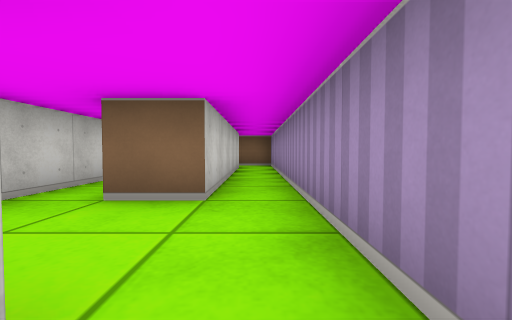
[1] (above)

16 first-person views from a walk through a cub3D maze. The camera is about half as high as the walls, tilts 2° down and sees 90° across. The floor is counted in squares. Each view is taken from the middle of a square. On the plan, view 1 faces up. The plan holds only what a view shows up to about 9 squares ahead; the rest is blank.

[2]
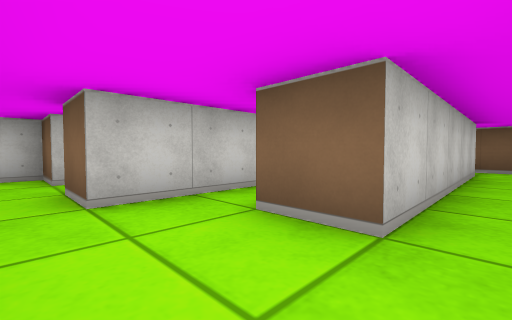

[3]
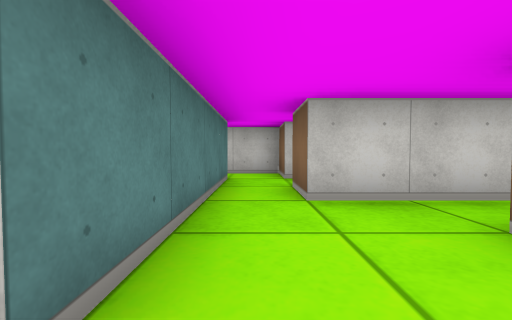

[4]
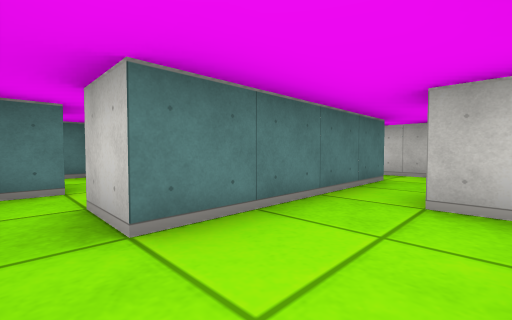

[5]
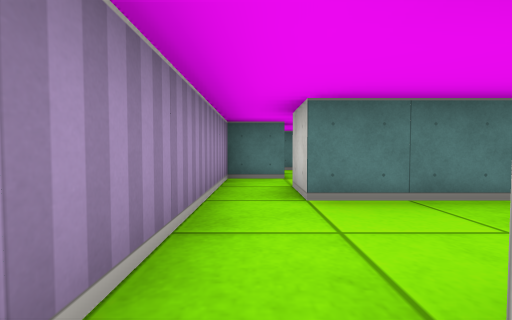

[6]
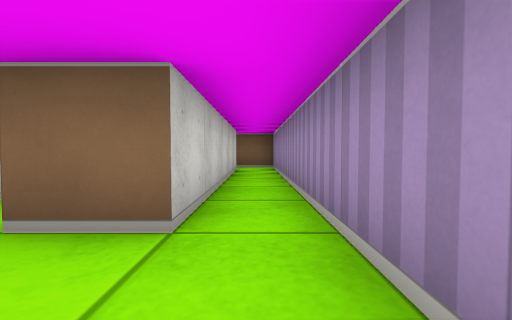

[7]
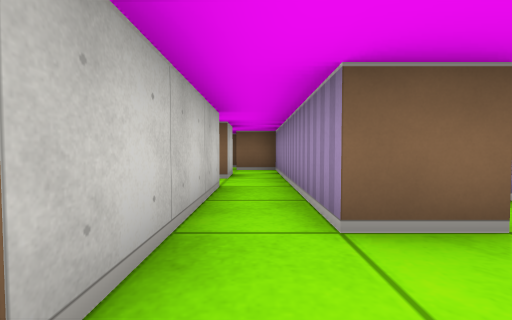

[8]
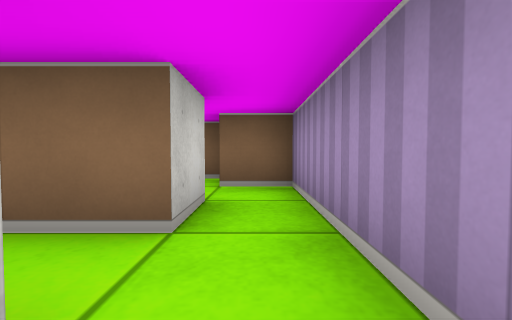

[9]
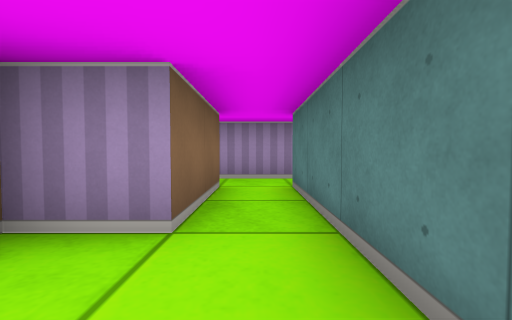

[10]
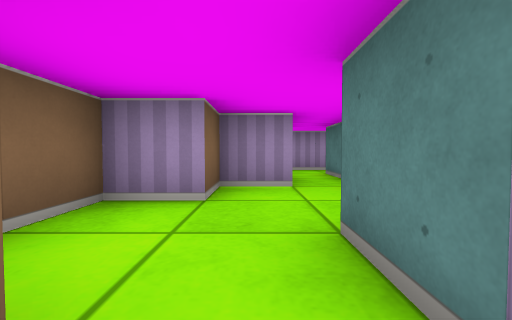

[11]
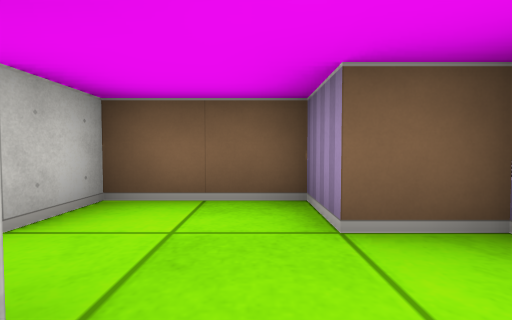

[12]
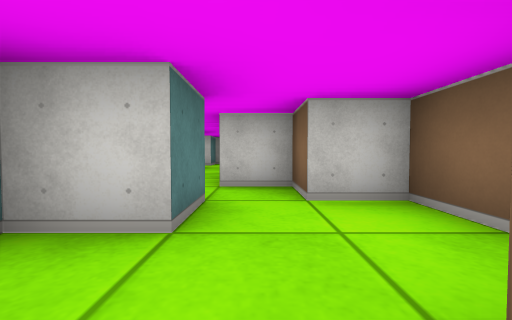

[13]
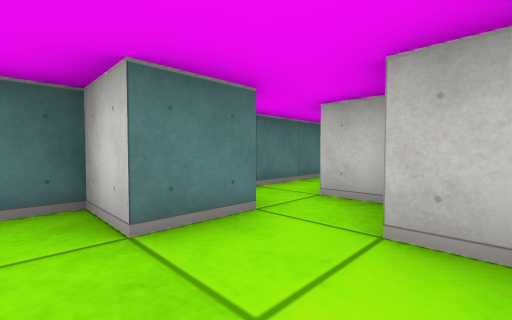

[14]
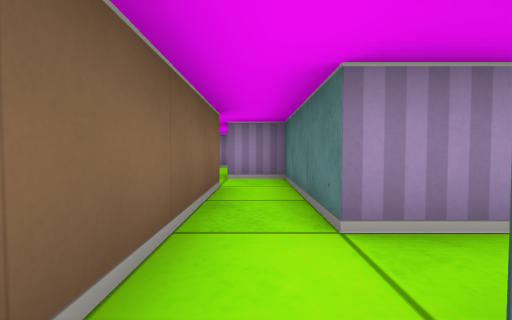

[15]
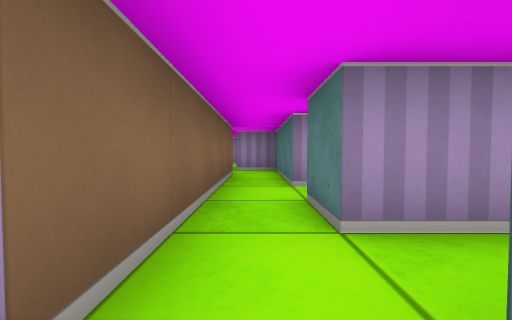

[16]
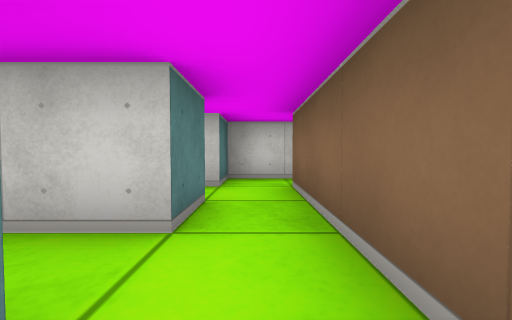

### Floor plan
Points are (right, up) in squares from view 1. A wall is a line through its corners. A room is listed if a view was taken in it or the views show most of it. See-through windows are left out.
Room 1 (views 1, 2, 3, 4, 5, 6)
walls: (-0.5, 7.4) (-0.5, 2.5) (-1.5, 2.5); (-1.5, 0.5) (-0.5, 0.5) (-0.5, -0.5); (0.5, -0.5) (0.5, 8.5) (-0.6, 8.5)
ways out: opening at (-1, 1.5) to room 2; opening at (0, 0)
Room 2 (views 7, 8)
walls: (-1.5, 2.5) (-1.5, 4.5); (-3.4, 0.5) (-1.5, 0.5); (-2.5, 4.5) (-2.5, 1.5) (-3.5, 1.5)
ways out: opening at (-1, 1.5) to room 1; opening at (-2, 3.5) to room 6; opening at (-3, 1) to room 7
Room 3 (views 9, 10, 11, 12, 13)
walls: (-7.5, 5.5) (-6.5, 5.5) (-6.5, 4.5) (-4.5, 4.5); (-4.5, 5.5) (-4.5, 6.5) (-5.5, 6.5) (-5.5, 7.5) (-7.5, 7.5) (-7.5, 6.5) (-8.5, 6.5) (-8.5, 5.5)
ways out: opening at (-8, 6) to room 4; opening at (-4, 5) to room 6
Room 4 (views 14, 16)
walls: (-10.5, 4.5) (-7.5, 4.5) (-7.5, 5.5); (-8.5, 5.5) (-12.5, 5.5); (-12.5, 4.5) (-11.5, 4.5)
ways out: opening at (-8, 6) to room 3; opening at (-12, 5) to room 5; opening at (-11, 4)
Room 5 (view 15)
walls: (-12.5, 3.4) (-12.5, 4.5); (-12.5, 5.5) (-13.5, 5.5); (-14.5, 5.8) (-14.5, 4.5) (-13.5, 4.5)
ways out: opening at (-12, 5) to room 4; opening at (-14, 6.5)
Room 6 (no view inside)
walls: (-2.5, 6.5) (-2.5, 5.5) (-4.5, 5.5); (-2.5, 8.5) (-3, 8.5); (-4.5, 4.5) (-2.5, 4.5); (-1.5, 4.5) (-1.5, 7.5) (-2.5, 7.5)
ways out: opening at (-2, 3.5) to room 2; opening at (-4, 5) to room 3
Room 7 (no view inside)
walls: (-4.5, 1.5) (-5.5, 1.5) (-5.5, 0.1); (-4.6, 0.5) (-3.4, 0.5)
ways out: opening at (-3, 1) to room 2; opening at (-5, 0)

Positions as (right, up) in squares from view 1, and headings:
1: (0, 0), facing up
2: (0, 1), facing up-left
3: (0, 1), facing left
4: (0, 2), facing down-left
5: (0, 3), facing down
6: (0, 1), facing up
7: (-2, 1), facing up
8: (-2, 4), facing up
9: (-6, 5), facing right
10: (-8, 6), facing right
11: (-6, 5), facing up
12: (-5, 6), facing left
13: (-6, 7), facing down-left
14: (-12, 5), facing right
15: (-14, 5), facing right
16: (-10, 5), facing left
